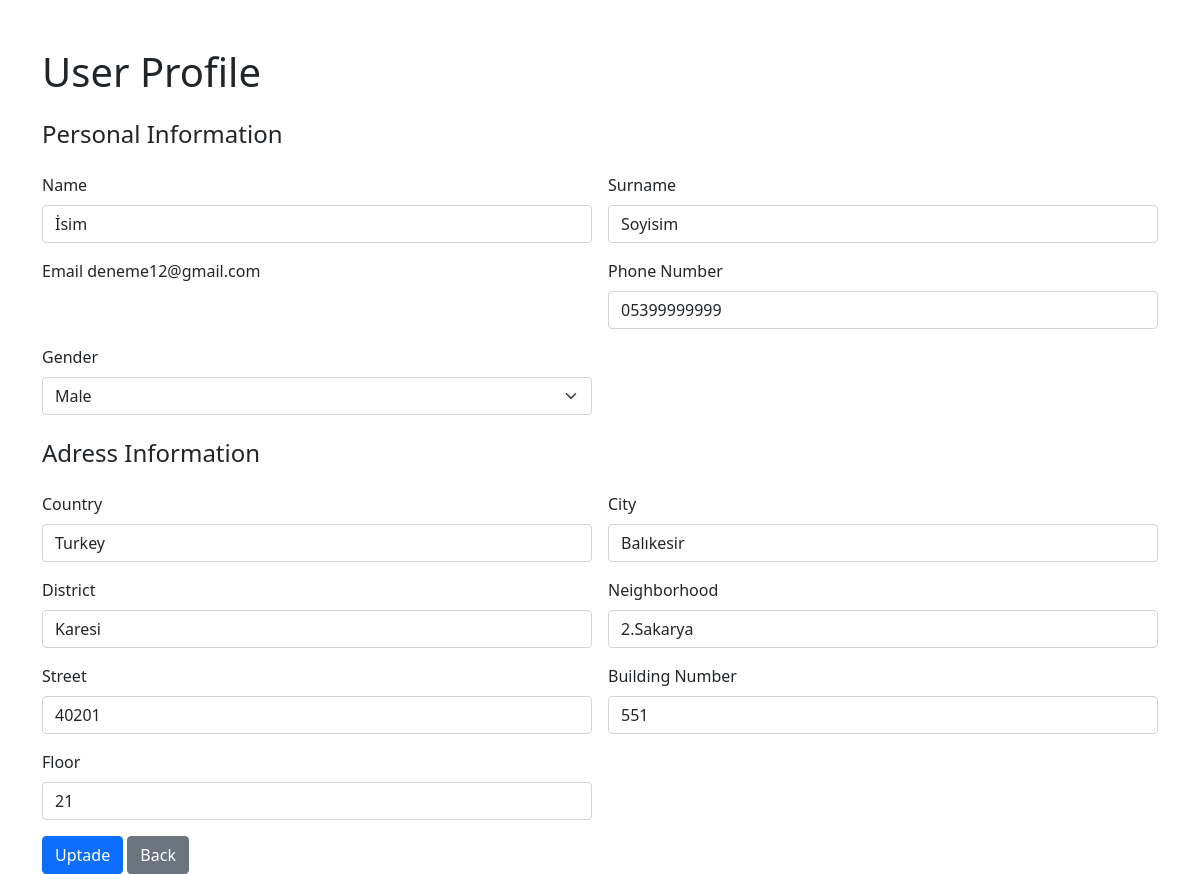
Page /profile/ (signed in) on the earlier database version.
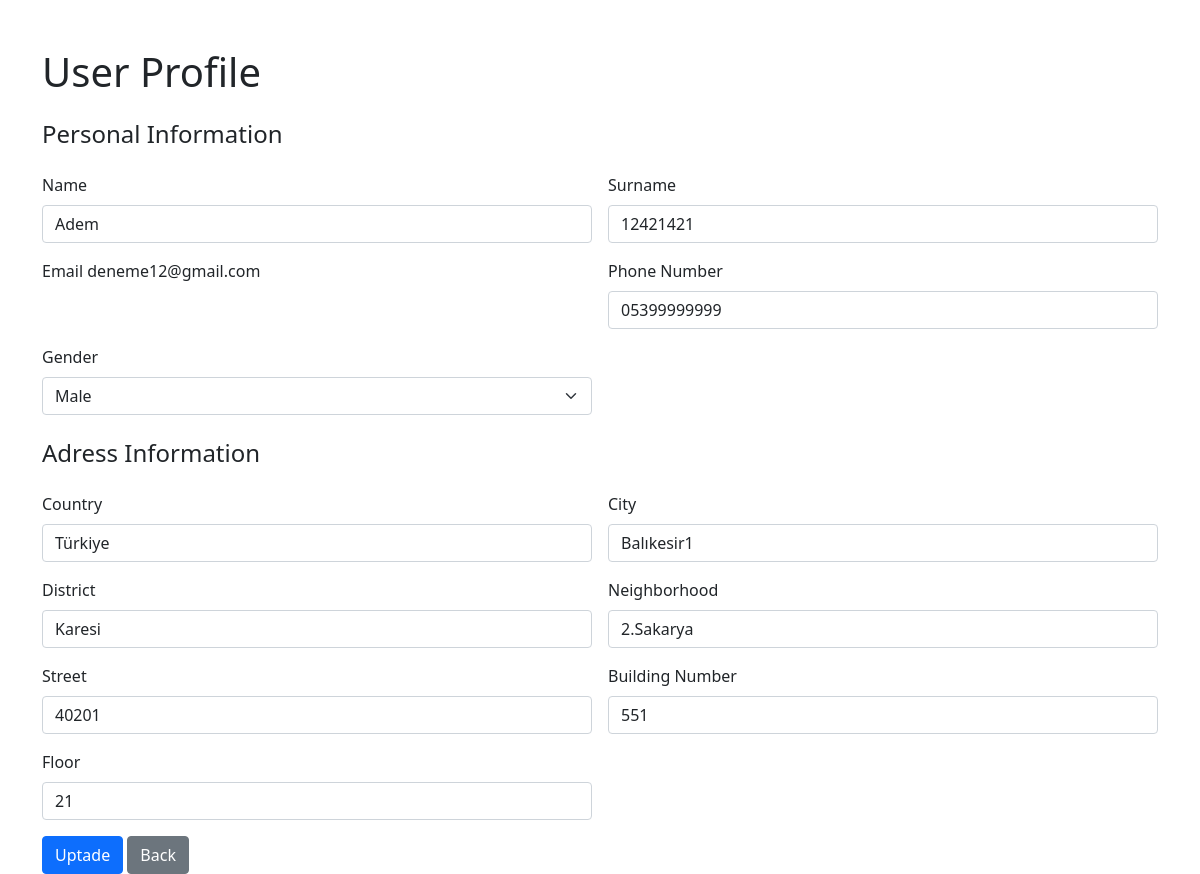
Same page on the later database version.
### waterproject/models.py (models this page shows, shortened)
class PersonalInfo(models.Model):
    user = models.OneToOneField(settings.AUTH_USER_MODEL, on_delete=models.CASCADE,related_name='personalinfo')
    name = models.CharField(max_length=100, blank=True, null=True)
    surname = models.CharField(max_length=100, blank=True, null=True)
    email = models.EmailField(max_length=254, blank=True, null=True)
    phone = models.CharField(max_length=20, blank=True, null=True)
    gender = models.CharField(max_length=10, blank=True, null=True,
                              choices=[('Male', 'Male'), ('Female', 'Female'), ('Other', 'Other')])

class Address(models.Model):
    user = models.ForeignKey(User, on_delete=models.CASCADE, related_name='addresses')
    city = models.CharField(max_length=100, verbose_name='City')  # Örnek: Balıkesir
    district = models.CharField(max_length=100, verbose_name='District')  # Örnek: Karesi
    neighborhood = models.CharField(max_length=100, verbose_name='Neighborhood')  # Örnek: 2.Sakarya Mah.
    street = models.CharField(max_length=255, verbose_name='Street')  # Örnek: 4020 Sk.
    building_number = models.CharField(max_length=10, verbose_name='Building Number')  # Örnek: No:55
    floor = models.CharField(max_length=10, verbose_name='Floor')  # Örnek: Kat:2
    postal_code = models.CharField(max_length=20, verbose_name='Postal Code', blank=True, null=True)
    country = models.CharField(max_length=100, default='Turkey', verbose_name='Country')
    created_at = models.DateTimeField(auto_now_add=True)

### waterproject/views.py (the view)
# urls.py: path('profile/', views.profile_view, name='profile_view'),
@login_required
def profile_view(request):
    try:
        personal_info = PersonalInfo.objects.get(user=request.user)
    except PersonalInfo.DoesNotExist:
        personal_info = None
    try:
        address_info = Address.objects.get(user=request.user)
    except Address.DoesNotExist:
        address_info = None
    if request.method == 'POST':
        personal_form = PersonalInfoForm(request.POST, instance=personal_info)
        address_form = AddressForm(request.POST, instance=address_info)
        if personal_form.is_valid() and address_form.is_valid():
            personal_info = personal_form.save(commit=False)
            personal_info.user = request.user
            personal_info.save()
            address_info = address_form.save(commit=False)
            address_info.user = request.user
            address_info.save()
            return redirect('profile_view')
    else:
        personal_form = PersonalInfoForm(instance=personal_info)
        address_form = AddressForm(instance=address_info)
    user_email = request.user.email
    return render(request, 'profile.html', {
        'personal_form': personal_form,
        'address_form': address_form,
        'user_email': user_email
    })

### waterproject/forms.py
class PersonalInfoForm(forms.ModelForm):
    user_email = forms.EmailField(required=False, label="Email")
    class Meta:
        model = PersonalInfo
        fields = ['name', 'surname', 'phone', 'gender', 'user_email']
    def __init__(self, *args, **kwargs):
        self.user = kwargs.pop('user', None)
        super().__init__(*args, **kwargs)
        if self.user:
            self.fields['user_email'].initial = self.user.email

class AddressForm(forms.ModelForm):
    class Meta:
        model = Address
        fields = ['city', 'district', 'neighborhood', 'street', 'building_number', 'floor', 'postal_code', 'country']

### waterproject/templatetags/custom_filters.py (called while the page is built)
@register.filter(name='add_class')
def add_class(value, arg):
    return value.as_widget(attrs={'class': arg})

### waterproject/templates/profile.html (shortened to what this page needs)
<!DOCTYPE html>
<html lang="en">
<head>
    <link href="https://cdn.jsdelivr.net/npm/bootstrap@5.0.2/dist/css/bootstrap.min.css" rel="stylesheet"
>
</head>
{% load custom_filters %}
<body>
<div class="container mt-5">
    <h1 class="mb-4">User Profile</h1>
    <form method="POST" class="row g-3">
        <h4>Personal Information</h4>
        <div class="col-md-6">
            <label for="name" class="form-label">Name</label>
            {{ personal_form.name|add_class:"form-control" }}
        </div>
        <div class="col-md-6">
            <label for="surname" class="form-label">Surname</label>
            {{ personal_form.surname|add_class:"form-control" }}
        </div>
        <div class="col-md-6">
            <label for="user_email" class="form-label">Email</label>
            {{ user.email }}
        </div>
        <div class="col-md-6">
            <label for="phone" class="form-label">Phone Number</label>
            {{ personal_form.phone|add_class:"form-control" }}
        </div>
        <div class="col-md-6">
            <label for="gender" class="form-label">Gender</label>
            {{ personal_form.gender|add_class:"form-select" }}
        </div>
        <h4 class="mt-4">Adress Information</h4>
        <div class="col-md-6">
            <label for="country" class="form-label">Country</label>
            {{ address_form.country|add_class:"form-control" }}
        </div>
        <div class="col-md-6">
            <label for="city" class="form-label">City</label>
            {{ address_form.city|add_class:"form-control" }}
        </div>
        <div class="col-md-6">
            <label for="district" class="form-label">District</label>
            {{ address_form.district|add_class:"form-control" }}
        </div>
        <div class="col-md-6">
            <label for="neighborhood" class="form-label">Neighborhood</label>
            {{ address_form.neighborhood|add_class:"form-control" }}
        </div>
        <div class="col-md-6">
            <label for="street" class="form-label">Street</label>
            {{ address_form.street|add_class:"form-control" }}
        </div>
        <div class="col-md-6">
            <label for="building_number" class="form-label">Building Number</label>
            {{ address_form.building_number|add_class:"form-control" }}
        </div>
        <div class="col-md-6">
            <label for="floor" class="form-label">Floor</label>
            {{ address_form.floor|add_class:"form-control" }}
        </div>
        <div class="col-12">
            <button type="submit" class="btn btn-primary">Uptade</button>
            <a href="{% url 'user_dashboard' %}" class="btn btn-secondary">Back</a>
        </div>
    </form>
</div>
</body>
</html>

Differences in the rows shown:
changed PersonalInfo "Male": name "İsim" → "Adem"; surname "Soyisim" → "12421421"
changed Address "Karesi": country "Turkey" → "Türkiye"; city "Balıkesir" → "Balıkesir1"
